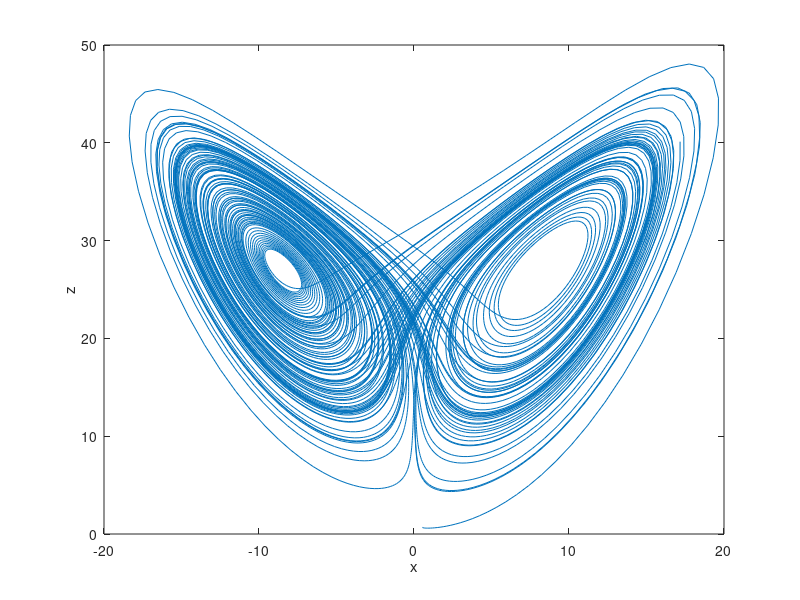

Here is the MATLAB script that generated this plot:
h=0.01; %timestep

xv=zeros(1,10001);
yv=zeros(1,10001);
zv=zeros(1,10001);

xv(1)=rand;
yv(1)=rand;
zv(1)=rand;

f=@(x,y)(10*(y-x));
g=@(x,y,z)(x*(28-z)-y);
j=@(x,y,z)(x*y-(8*z)/3);

for i = 1:10000 %RK4 for t element of [0,100]
    k1=f(xv(i),yv(i));
    l1=g(xv(i),yv(i),zv(i));
    m1=j(xv(i),yv(i),zv(i));

    k2=f(xv(i)+0.5*h*k1,yv(i)+0.5*h*l1);
    l2=g(xv(i)+0.5*h*k1,yv(i)+0.5*h*l1,zv(i)+0.5*h*m1);
    m2=j(xv(i)+0.5*h*k1,yv(i)+0.5*h*l1,zv(i)+0.5*h*m1);
    
    k3=f(xv(i)+0.5*h*k2,yv(i)+0.5*h*l2);
    l3=g(xv(i)+0.5*h*k2,yv(i)+0.5*h*l2,zv(i)+0.5*h*m2);
    m3=j(xv(i)+0.5*h*k2,yv(i)+0.5*h*l2,zv(i)+0.5*h*m2);
    
    k4=f(xv(i)+h*k3,yv(i)+h*l3);
    l4=g(xv(i)+h*k3,yv(i)+h*l3,zv(i)+h*m3);
    m4=j(xv(i)+h*k3,yv(i)+h*l3,zv(i)+h*m3);

    xv(i+1)=xv(i)+(h/6)*(k1+2*k2+2*k3+k4);
    yv(i+1)=yv(i)+(h/6)*(l1+2*l2+2*l3+l4);
    zv(i+1)=zv(i)+(h/6)*(m1+2*m2+2*m3+m4);

end

plot(xv,zv)
xlabel('x')
ylabel('z')
